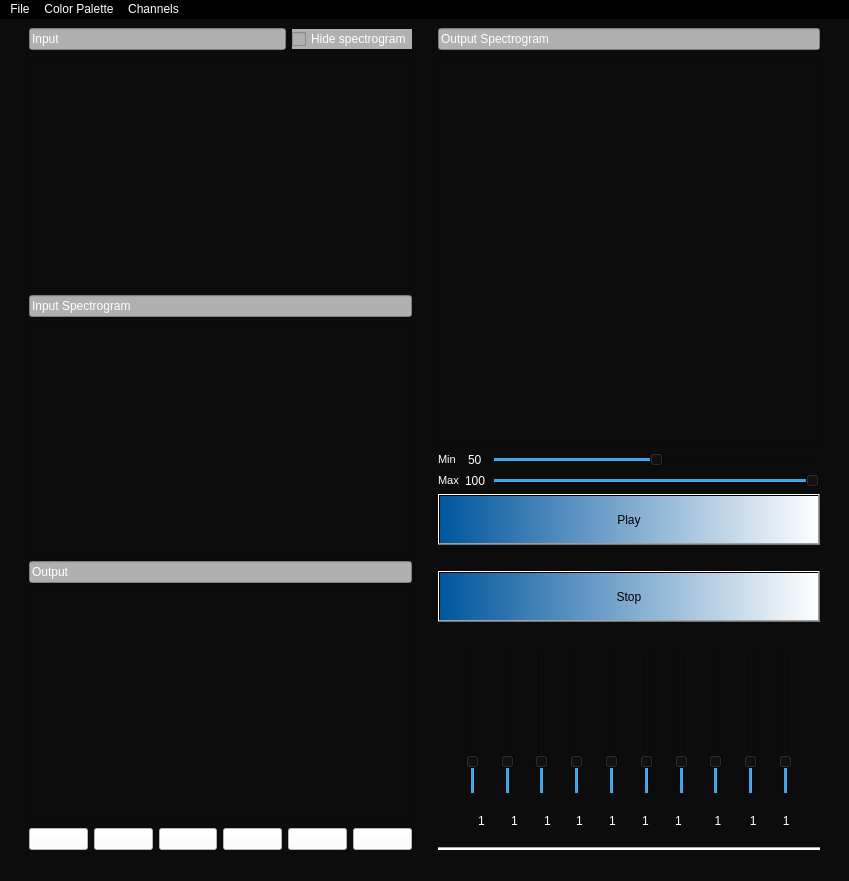
<?xml version="1.0" encoding="UTF-8"?>
<ui version="4.0">
 <class>MainWindow</class>
 <widget class="QMainWindow" name="MainWindow">
  <property name="geometry">
   <rect>
    <x>0</x>
    <y>0</y>
    <width>849</width>
    <height>881</height>
   </rect>
  </property>
  <property name="mouseTracking">
   <bool>true</bool>
  </property>
  <property name="windowTitle">
   <string>Equalizer</string>
  </property>
  <property name="accessibleName">
   <string/>
  </property>
  <property name="autoFillBackground">
   <bool>false</bool>
  </property>
  <property name="styleSheet">
   <string notr="true">background-color: rgb(12, 12, 12);
color: rgb(255, 255, 255);
</string>
  </property>
  <property name="unifiedTitleAndToolBarOnMac">
   <bool>false</bool>
  </property>
  <widget class="QWidget" name="centralwidget">
   <layout class="QHBoxLayout" name="horizontalLayout_2">
    <item>
     <spacer name="verticalSpacer_5">
      <property name="orientation">
       <enum>Qt::Vertical</enum>
      </property>
      <property name="sizeHint" stdset="0">
       <size>
        <width>20</width>
        <height>40</height>
       </size>
      </property>
     </spacer>
    </item>
    <item>
     <layout class="QGridLayout" name="gridLayout_6">
      <item row="1" column="0" colspan="2">
       <widget class="PlotWidget" name="InputSignal">
        <property name="sizePolicy">
         <sizepolicy hsizetype="Preferred" vsizetype="Preferred">
          <horstretch>0</horstretch>
          <verstretch>0</verstretch>
         </sizepolicy>
        </property>
       </widget>
      </item>
      <item row="0" column="1">
       <widget class="QCheckBox" name="show_ISpectroCh">
        <property name="styleSheet">
         <string notr="true">background-color: rgb(176, 176, 176);</string>
        </property>
        <property name="text">
         <string>Hide spectrogram</string>
        </property>
        <property name="shortcut">
         <string>Ctrl+H</string>
        </property>
       </widget>
      </item>
      <item row="3" column="0" colspan="2">
       <widget class="PlotWidget" name="InputSpectro">
        <property name="sizePolicy">
         <sizepolicy hsizetype="Preferred" vsizetype="Preferred">
          <horstretch>0</horstretch>
          <verstretch>0</verstretch>
         </sizepolicy>
        </property>
       </widget>
      </item>
      <item row="0" column="0">
       <widget class="QLineEdit" name="lineEdit_3">
        <property name="styleSheet">
         <string notr="true">background-color: rgb(176, 176, 176);</string>
        </property>
        <property name="text">
         <string>Input </string>
        </property>
       </widget>
      </item>
      <item row="5" column="0" colspan="2">
       <widget class="PlotWidget" name="OutputSignal">
        <property name="sizePolicy">
         <sizepolicy hsizetype="Preferred" vsizetype="Preferred">
          <horstretch>0</horstretch>
          <verstretch>0</verstretch>
         </sizepolicy>
        </property>
        <property name="styleSheet">
         <string notr="true"/>
        </property>
        <property name="backgroundBrush">
         <brush brushstyle="NoBrush">
          <color alpha="0">
           <red>0</red>
           <green>0</green>
           <blue>0</blue>
          </color>
         </brush>
        </property>
       </widget>
      </item>
      <item row="2" column="0" colspan="2">
       <widget class="QLineEdit" name="InputspectroLabel">
        <property name="styleSheet">
         <string notr="true">background-color: rgb(176, 176, 176);</string>
        </property>
        <property name="text">
         <string>Input Spectrogram</string>
        </property>
       </widget>
      </item>
      <item row="4" column="0" colspan="2">
       <widget class="QLineEdit" name="lineEdit_2">
        <property name="styleSheet">
         <string notr="true">background-color: rgb(176, 176, 176);</string>
        </property>
        <property name="text">
         <string>Output</string>
        </property>
       </widget>
      </item>
      <item row="6" column="0" colspan="2">
       <layout class="QHBoxLayout" name="sliderslayout_5">
        <item>
         <widget class="QPushButton" name="zoom_in">
          <property name="styleSheet">
           <string notr="true">QPushButton { background-color: white; }</string>
          </property>
          <property name="text">
           <string/>
          </property>
          <property name="icon">
           <iconset resource="img.qrc">
            <normaloff>:/img/zoomin.JPG</normaloff>:/img/zoomin.JPG</iconset>
          </property>
          <property name="iconSize">
           <size>
            <width>25</width>
            <height>25</height>
           </size>
          </property>
          <property name="shortcut">
           <string>Ctrl+=</string>
          </property>
         </widget>
        </item>
        <item>
         <widget class="QPushButton" name="zoom_out">
          <property name="styleSheet">
           <string notr="true">QPushButton { background-color: white; }</string>
          </property>
          <property name="text">
           <string/>
          </property>
          <property name="icon">
           <iconset resource="img.qrc">
            <normaloff>:/img/zoomout.JPG</normaloff>:/img/zoomout.JPG</iconset>
          </property>
          <property name="iconSize">
           <size>
            <width>25</width>
            <height>25</height>
           </size>
          </property>
          <property name="shortcut">
           <string>Ctrl+-</string>
          </property>
         </widget>
        </item>
        <item>
         <widget class="QPushButton" name="up_button">
          <property name="styleSheet">
           <string notr="true">QPushButton { background-color: white; }</string>
          </property>
          <property name="text">
           <string/>
          </property>
          <property name="icon">
           <iconset resource="img.qrc">
            <normaloff>:/img/uparrw-Copy.png</normaloff>:/img/uparrw-Copy.png</iconset>
          </property>
          <property name="iconSize">
           <size>
            <width>25</width>
            <height>25</height>
           </size>
          </property>
          <property name="shortcut">
           <string>Up</string>
          </property>
         </widget>
        </item>
        <item>
         <widget class="QPushButton" name="down_button">
          <property name="styleSheet">
           <string notr="true">QPushButton { background-color: white; }</string>
          </property>
          <property name="text">
           <string/>
          </property>
          <property name="icon">
           <iconset resource="img.qrc">
            <normaloff>:/img/dwnarrw.png</normaloff>:/img/dwnarrw.png</iconset>
          </property>
          <property name="iconSize">
           <size>
            <width>25</width>
            <height>25</height>
           </size>
          </property>
          <property name="shortcut">
           <string>Down</string>
          </property>
         </widget>
        </item>
        <item>
         <widget class="QPushButton" name="left_button">
          <property name="styleSheet">
           <string notr="true">QPushButton { background-color: white; }</string>
          </property>
          <property name="text">
           <string/>
          </property>
          <property name="icon">
           <iconset resource="img.qrc">
            <normaloff>:/img/larrw.png</normaloff>:/img/larrw.png</iconset>
          </property>
          <property name="iconSize">
           <size>
            <width>25</width>
            <height>25</height>
           </size>
          </property>
          <property name="shortcut">
           <string>Left</string>
          </property>
         </widget>
        </item>
        <item>
         <widget class="QPushButton" name="right_button">
          <property name="styleSheet">
           <string notr="true">QPushButton { background-color: white; }</string>
          </property>
          <property name="text">
           <string/>
          </property>
          <property name="icon">
           <iconset resource="img.qrc">
            <normaloff>:/img/Rarrw.png</normaloff>:/img/Rarrw.png</iconset>
          </property>
          <property name="iconSize">
           <size>
            <width>25</width>
            <height>25</height>
           </size>
          </property>
          <property name="shortcut">
           <string>Right</string>
          </property>
         </widget>
        </item>
       </layout>
      </item>
     </layout>
    </item>
    <item>
     <spacer name="verticalSpacer_4">
      <property name="orientation">
       <enum>Qt::Vertical</enum>
      </property>
      <property name="sizeHint" stdset="0">
       <size>
        <width>20</width>
        <height>40</height>
       </size>
      </property>
     </spacer>
    </item>
    <item>
     <layout class="QVBoxLayout" name="verticalLayout_6">
      <item>
       <layout class="QVBoxLayout" name="verticalLayout">
        <item>
         <widget class="QLineEdit" name="lineEdit_4">
          <property name="styleSheet">
           <string notr="true">background-color: rgb(176, 176, 176);</string>
          </property>
          <property name="text">
           <string>Output Spectrogram</string>
          </property>
         </widget>
        </item>
        <item>
         <widget class="PlotWidget" name="OutputSpectro">
          <property name="sizePolicy">
           <sizepolicy hsizetype="Preferred" vsizetype="Preferred">
            <horstretch>0</horstretch>
            <verstretch>0</verstretch>
           </sizepolicy>
          </property>
          <property name="sizeAdjustPolicy">
           <enum>QAbstractScrollArea::AdjustIgnored</enum>
          </property>
         </widget>
        </item>
        <item>
         <layout class="QVBoxLayout" name="verticalLayout_2">
          <item>
           <layout class="QGridLayout" name="gridLayout_2">
            <property name="sizeConstraint">
             <enum>QLayout::SetMinAndMaxSize</enum>
            </property>
            <item row="1" column="0">
             <layout class="QHBoxLayout" name="labelslayout_4">
              <item>
               <widget class="QLabel" name="SliderMaxLabel">
                <property name="font">
                 <font>
                  <family>MS Shell Dlg 2</family>
                  <pointsize>8</pointsize>
                  <weight>50</weight>
                  <italic>false</italic>
                  <bold>false</bold>
                 </font>
                </property>
                <property name="styleSheet">
                 <string notr="true">font: 8pt &quot;MS Shell Dlg 2&quot;;
color: rgb(255, 255, 255);</string>
                </property>
                <property name="text">
                 <string>Max</string>
                </property>
               </widget>
              </item>
              <item>
               <widget class="QLabel" name="GainMaxLabel">
                <property name="styleSheet">
                 <string notr="true">font: 8pt &quot;MS Shell Dlg 2&quot;;
color: rgb(255, 255, 255);</string>
                </property>
                <property name="text">
                 <string>100</string>
                </property>
               </widget>
              </item>
             </layout>
            </item>
            <item row="1" column="1">
             <widget class="QSlider" name="Slider_12">
              <property name="minimum">
               <number>0</number>
              </property>
              <property name="maximum">
               <number>100</number>
              </property>
              <property name="value">
               <number>100</number>
              </property>
              <property name="orientation">
               <enum>Qt::Horizontal</enum>
              </property>
             </widget>
            </item>
            <item row="0" column="0">
             <layout class="QHBoxLayout" name="labelslayout_3">
              <item>
               <widget class="QLabel" name="SliderMinLabel">
                <property name="font">
                 <font>
                  <family>MS Shell Dlg 2</family>
                  <pointsize>8</pointsize>
                  <weight>50</weight>
                  <italic>false</italic>
                  <bold>false</bold>
                 </font>
                </property>
                <property name="styleSheet">
                 <string notr="true">font: 8pt &quot;MS Shell Dlg 2&quot;;
color: rgb(255, 255, 255);</string>
                </property>
                <property name="text">
                 <string>Min  </string>
                </property>
               </widget>
              </item>
              <item>
               <widget class="QLabel" name="GainMinLabel">
                <property name="styleSheet">
                 <string notr="true">color: rgb(255, 255, 255);</string>
                </property>
                <property name="text">
                 <string>50</string>
                </property>
               </widget>
              </item>
             </layout>
            </item>
            <item row="0" column="1">
             <widget class="QSlider" name="Slider_11">
              <property name="maximum">
               <number>100</number>
              </property>
              <property name="value">
               <number>50</number>
              </property>
              <property name="orientation">
               <enum>Qt::Horizontal</enum>
              </property>
             </widget>
            </item>
           </layout>
          </item>
          <item>
           <layout class="QVBoxLayout" name="verticalLayout_3">
            <item>
             <widget class="QPushButton" name="Play_Button">
              <property name="enabled">
               <bool>true</bool>
              </property>
              <property name="sizePolicy">
               <sizepolicy hsizetype="Preferred" vsizetype="Preferred">
                <horstretch>0</horstretch>
                <verstretch>0</verstretch>
               </sizepolicy>
              </property>
              <property name="styleSheet">
               <string notr="true">background-color: qlineargradient(spread:pad, x1:0, y1:0, x2:1, y2:0, stop:0 rgba(0, 86, 158, 255), stop:1 rgba(255, 255, 255, 255));
color: rgb(0, 0, 0);
font: 63 14pt &quot;Yu Gothic UI Semibold&quot;;
</string>
              </property>
              <property name="text">
               <string>Play</string>
              </property>
              <property name="shortcut">
               <string>Alt+P</string>
              </property>
             </widget>
            </item>
            <item>
             <spacer name="horizontalSpacer">
              <property name="orientation">
               <enum>Qt::Horizontal</enum>
              </property>
              <property name="sizeHint" stdset="0">
               <size>
                <width>40</width>
                <height>20</height>
               </size>
              </property>
             </spacer>
            </item>
            <item>
             <widget class="QPushButton" name="Stop_Button">
              <property name="enabled">
               <bool>true</bool>
              </property>
              <property name="sizePolicy">
               <sizepolicy hsizetype="Preferred" vsizetype="Preferred">
                <horstretch>0</horstretch>
                <verstretch>0</verstretch>
               </sizepolicy>
              </property>
              <property name="styleSheet">
               <string notr="true">background-color: qlineargradient(spread:pad, x1:0, y1:0, x2:1, y2:0, stop:0 rgba(0, 86, 158, 255), stop:1 rgba(255, 255, 255, 255));
color: rgb(0, 0, 0);
font: 63 14pt &quot;Yu Gothic UI Semibold&quot;;

</string>
              </property>
              <property name="text">
               <string>Stop</string>
              </property>
              <property name="shortcut">
               <string>Alt+S</string>
              </property>
              <property name="flat">
               <bool>false</bool>
              </property>
             </widget>
            </item>
            <item>
             <spacer name="horizontalSpacer_2">
              <property name="orientation">
               <enum>Qt::Horizontal</enum>
              </property>
              <property name="sizeHint" stdset="0">
               <size>
                <width>40</width>
                <height>20</height>
               </size>
              </property>
             </spacer>
            </item>
           </layout>
          </item>
          <item>
           <layout class="QHBoxLayout" name="sliderslayout">
            <item>
             <spacer name="verticalSpacer_7">
              <property name="orientation">
               <enum>Qt::Vertical</enum>
              </property>
              <property name="sizeType">
               <enum>QSizePolicy::Minimum</enum>
              </property>
              <property name="sizeHint" stdset="0">
               <size>
                <width>20</width>
                <height>40</height>
               </size>
              </property>
             </spacer>
            </item>
            <item>
             <widget class="QSlider" name="Slider_1">
              <property name="sizePolicy">
               <sizepolicy hsizetype="Preferred" vsizetype="Preferred">
                <horstretch>0</horstretch>
                <verstretch>0</verstretch>
               </sizepolicy>
              </property>
              <property name="maximum">
               <number>5</number>
              </property>
              <property name="singleStep">
               <number>1</number>
              </property>
              <property name="value">
               <number>1</number>
              </property>
              <property name="orientation">
               <enum>Qt::Vertical</enum>
              </property>
             </widget>
            </item>
            <item>
             <widget class="QSlider" name="Slider_2">
              <property name="sizePolicy">
               <sizepolicy hsizetype="Preferred" vsizetype="Preferred">
                <horstretch>0</horstretch>
                <verstretch>0</verstretch>
               </sizepolicy>
              </property>
              <property name="maximum">
               <number>5</number>
              </property>
              <property name="value">
               <number>1</number>
              </property>
              <property name="sliderPosition">
               <number>1</number>
              </property>
              <property name="orientation">
               <enum>Qt::Vertical</enum>
              </property>
             </widget>
            </item>
            <item>
             <widget class="QSlider" name="Slider_3">
              <property name="sizePolicy">
               <sizepolicy hsizetype="Preferred" vsizetype="Preferred">
                <horstretch>0</horstretch>
                <verstretch>0</verstretch>
               </sizepolicy>
              </property>
              <property name="styleSheet">
               <string notr="true">color: qlineargradient(spread:pad, x1:0, y1:0, x2:1, y2:0, stop:0 rgba(0, 86, 158, 255), stop:1 rgba(255, 255, 255, 255));</string>
              </property>
              <property name="maximum">
               <number>5</number>
              </property>
              <property name="value">
               <number>1</number>
              </property>
              <property name="orientation">
               <enum>Qt::Vertical</enum>
              </property>
             </widget>
            </item>
            <item>
             <widget class="QSlider" name="Slider_4">
              <property name="sizePolicy">
               <sizepolicy hsizetype="Preferred" vsizetype="Preferred">
                <horstretch>0</horstretch>
                <verstretch>0</verstretch>
               </sizepolicy>
              </property>
              <property name="maximum">
               <number>5</number>
              </property>
              <property name="value">
               <number>1</number>
              </property>
              <property name="orientation">
               <enum>Qt::Vertical</enum>
              </property>
             </widget>
            </item>
            <item>
             <widget class="QSlider" name="Slider_5">
              <property name="sizePolicy">
               <sizepolicy hsizetype="Preferred" vsizetype="Preferred">
                <horstretch>0</horstretch>
                <verstretch>0</verstretch>
               </sizepolicy>
              </property>
              <property name="maximum">
               <number>5</number>
              </property>
              <property name="value">
               <number>1</number>
              </property>
              <property name="orientation">
               <enum>Qt::Vertical</enum>
              </property>
             </widget>
            </item>
            <item>
             <widget class="QSlider" name="Slider_6">
              <property name="sizePolicy">
               <sizepolicy hsizetype="Preferred" vsizetype="Preferred">
                <horstretch>0</horstretch>
                <verstretch>0</verstretch>
               </sizepolicy>
              </property>
              <property name="maximum">
               <number>5</number>
              </property>
              <property name="value">
               <number>1</number>
              </property>
              <property name="orientation">
               <enum>Qt::Vertical</enum>
              </property>
             </widget>
            </item>
            <item>
             <widget class="QSlider" name="Slider_7">
              <property name="sizePolicy">
               <sizepolicy hsizetype="Preferred" vsizetype="Preferred">
                <horstretch>0</horstretch>
                <verstretch>0</verstretch>
               </sizepolicy>
              </property>
              <property name="maximum">
               <number>5</number>
              </property>
              <property name="value">
               <number>1</number>
              </property>
              <property name="orientation">
               <enum>Qt::Vertical</enum>
              </property>
             </widget>
            </item>
            <item>
             <widget class="QSlider" name="Slider_8">
              <property name="sizePolicy">
               <sizepolicy hsizetype="Preferred" vsizetype="Preferred">
                <horstretch>0</horstretch>
                <verstretch>0</verstretch>
               </sizepolicy>
              </property>
              <property name="maximum">
               <number>5</number>
              </property>
              <property name="value">
               <number>1</number>
              </property>
              <property name="orientation">
               <enum>Qt::Vertical</enum>
              </property>
             </widget>
            </item>
            <item>
             <widget class="QSlider" name="Slider_9">
              <property name="sizePolicy">
               <sizepolicy hsizetype="Preferred" vsizetype="Preferred">
                <horstretch>0</horstretch>
                <verstretch>0</verstretch>
               </sizepolicy>
              </property>
              <property name="maximum">
               <number>5</number>
              </property>
              <property name="value">
               <number>1</number>
              </property>
              <property name="orientation">
               <enum>Qt::Vertical</enum>
              </property>
             </widget>
            </item>
            <item>
             <widget class="QSlider" name="Slider_10">
              <property name="sizePolicy">
               <sizepolicy hsizetype="Preferred" vsizetype="Preferred">
                <horstretch>0</horstretch>
                <verstretch>0</verstretch>
               </sizepolicy>
              </property>
              <property name="maximum">
               <number>5</number>
              </property>
              <property name="value">
               <number>1</number>
              </property>
              <property name="orientation">
               <enum>Qt::Vertical</enum>
              </property>
             </widget>
            </item>
            <item>
             <spacer name="verticalSpacer_8">
              <property name="orientation">
               <enum>Qt::Vertical</enum>
              </property>
              <property name="sizeType">
               <enum>QSizePolicy::Minimum</enum>
              </property>
              <property name="sizeHint" stdset="0">
               <size>
                <width>20</width>
                <height>40</height>
               </size>
              </property>
             </spacer>
            </item>
           </layout>
          </item>
          <item>
           <layout class="QHBoxLayout" name="horizontalLayout">
            <item>
             <spacer name="verticalSpacer_3">
              <property name="orientation">
               <enum>Qt::Vertical</enum>
              </property>
              <property name="sizeType">
               <enum>QSizePolicy::Maximum</enum>
              </property>
              <property name="sizeHint" stdset="0">
               <size>
                <width>20</width>
                <height>40</height>
               </size>
              </property>
             </spacer>
            </item>
            <item>
             <spacer name="verticalSpacer_2">
              <property name="orientation">
               <enum>Qt::Vertical</enum>
              </property>
              <property name="sizeType">
               <enum>QSizePolicy::Maximum</enum>
              </property>
              <property name="sizeHint" stdset="0">
               <size>
                <width>20</width>
                <height>40</height>
               </size>
              </property>
             </spacer>
            </item>
            <item>
             <widget class="QLabel" name="Gain1Label">
              <property name="styleSheet">
               <string notr="true">color: rgb(255, 255, 255);</string>
              </property>
              <property name="text">
               <string>1</string>
              </property>
             </widget>
            </item>
            <item>
             <widget class="QLabel" name="Gain2Label">
              <property name="styleSheet">
               <string notr="true">color: rgb(255, 255, 255);</string>
              </property>
              <property name="text">
               <string>1</string>
              </property>
             </widget>
            </item>
            <item>
             <widget class="QLabel" name="Gain3Label">
              <property name="styleSheet">
               <string notr="true">color: rgb(255, 255, 255);</string>
              </property>
              <property name="text">
               <string>1</string>
              </property>
             </widget>
            </item>
            <item>
             <widget class="QLabel" name="Gain4Label">
              <property name="styleSheet">
               <string notr="true">color: rgb(255, 255, 255);</string>
              </property>
              <property name="text">
               <string>1</string>
              </property>
             </widget>
            </item>
            <item>
             <widget class="QLabel" name="Gain5Label">
              <property name="styleSheet">
               <string notr="true">color: rgb(255, 255, 255);</string>
              </property>
              <property name="text">
               <string>1</string>
              </property>
             </widget>
            </item>
            <item>
             <widget class="QLabel" name="Gain6Label">
              <property name="styleSheet">
               <string notr="true">color: rgb(255, 255, 255);</string>
              </property>
              <property name="text">
               <string>1</string>
              </property>
             </widget>
            </item>
            <item>
             <widget class="QLabel" name="Gain7Label">
              <property name="toolTip">
               <string>&lt;html&gt;&lt;head/&gt;&lt;body&gt;&lt;p align=&quot;center&quot;&gt;&lt;br/&gt;&lt;/p&gt;&lt;/body&gt;&lt;/html&gt;</string>
              </property>
              <property name="styleSheet">
               <string notr="true">color: rgb(255, 255, 255);</string>
              </property>
              <property name="text">
               <string>1</string>
              </property>
             </widget>
            </item>
            <item>
             <widget class="QLabel" name="Gain8Label">
              <property name="styleSheet">
               <string notr="true">color: rgb(255, 255, 255);</string>
              </property>
              <property name="text">
               <string>  1</string>
              </property>
             </widget>
            </item>
            <item>
             <widget class="QLabel" name="Gain9Label">
              <property name="styleSheet">
               <string notr="true">color: rgb(255, 255, 255);</string>
              </property>
              <property name="text">
               <string>   1</string>
              </property>
             </widget>
            </item>
            <item>
             <widget class="QLabel" name="Gain10Label">
              <property name="styleSheet">
               <string notr="true">color: rgb(255, 255, 255);</string>
              </property>
              <property name="text">
               <string>   1</string>
              </property>
             </widget>
            </item>
            <item>
             <spacer name="verticalSpacer">
              <property name="orientation">
               <enum>Qt::Vertical</enum>
              </property>
              <property name="sizeType">
               <enum>QSizePolicy::Maximum</enum>
              </property>
              <property name="sizeHint" stdset="0">
               <size>
                <width>20</width>
                <height>40</height>
               </size>
              </property>
             </spacer>
            </item>
           </layout>
          </item>
         </layout>
        </item>
       </layout>
      </item>
      <item>
       <widget class="Line" name="line">
        <property name="styleSheet">
         <string notr="true">background-color: rgb(255, 255, 255);</string>
        </property>
        <property name="orientation">
         <enum>Qt::Horizontal</enum>
        </property>
       </widget>
      </item>
     </layout>
    </item>
    <item>
     <spacer name="verticalSpacer_6">
      <property name="orientation">
       <enum>Qt::Vertical</enum>
      </property>
      <property name="sizeHint" stdset="0">
       <size>
        <width>20</width>
        <height>40</height>
       </size>
      </property>
     </spacer>
    </item>
   </layout>
  </widget>
  <widget class="QMenuBar" name="menubar">
   <property name="geometry">
    <rect>
     <x>0</x>
     <y>0</y>
     <width>849</width>
     <height>26</height>
    </rect>
   </property>
   <property name="styleSheet">
    <string notr="true">background-color: rgb(0, 0, 0);
alternate-background-color: rgb(74, 74, 74);</string>
   </property>
   <widget class="QMenu" name="menufile">
    <property name="mouseTracking">
     <bool>true</bool>
    </property>
    <property name="tabletTracking">
     <bool>false</bool>
    </property>
    <property name="focusPolicy">
     <enum>Qt::NoFocus</enum>
    </property>
    <property name="autoFillBackground">
     <bool>false</bool>
    </property>
    <property name="styleSheet">
     <string notr="true">color: rgb(255, 255, 255);
background-color: rgb(80, 80, 80);</string>
    </property>
    <property name="title">
     <string>File</string>
    </property>
    <addaction name="action_new_win"/>
    <addaction name="action_open"/>
    <addaction name="action_clear"/>
    <addaction name="actionSave_as_PDF"/>
    <addaction name="actionClose"/>
   </widget>
   <widget class="QMenu" name="menuColor_Palette">
    <property name="styleSheet">
     <string notr="true">background-color: rgb(80, 80, 80);</string>
    </property>
    <property name="title">
     <string>Color Palette</string>
    </property>
    <addaction name="actionPalette_1"/>
    <addaction name="actionPalette_2"/>
    <addaction name="actionPalette_3"/>
    <addaction name="actionPalette_4"/>
    <addaction name="actionPalette_5"/>
   </widget>
   <widget class="QMenu" name="menuChannels">
    <property name="styleSheet">
     <string notr="true">background-color: rgb(80, 80, 80);</string>
    </property>
    <property name="title">
     <string>Channels</string>
    </property>
    <addaction name="InputCh"/>
    <addaction name="ISpectroCh"/>
    <addaction name="OutputCh"/>
    <addaction name="OSpectroCh"/>
   </widget>
   <addaction name="menufile"/>
   <addaction name="menuColor_Palette"/>
   <addaction name="menuChannels"/>
  </widget>
  <widget class="QStatusBar" name="statusbar"/>
  <action name="action_new_win">
   <property name="text">
    <string>New Window</string>
   </property>
   <property name="toolTip">
    <string>New Window</string>
   </property>
   <property name="shortcut">
    <string>Ctrl+N</string>
   </property>
  </action>
  <action name="action_open">
   <property name="text">
    <string>Open</string>
   </property>
   <property name="shortcut">
    <string>Alt+O</string>
   </property>
  </action>
  <action name="action_save">
   <property name="text">
    <string>Save</string>
   </property>
   <property name="shortcut">
    <string>Ctrl+S</string>
   </property>
  </action>
  <action name="action_clear">
   <property name="text">
    <string>Clear</string>
   </property>
   <property name="toolTip">
    <string>Clear</string>
   </property>
   <property name="shortcut">
    <string>Ctrl+C</string>
   </property>
  </action>
  <action name="actionPalette_2">
   <property name="text">
    <string>Palette 2</string>
   </property>
   <property name="shortcut">
    <string>Alt+2</string>
   </property>
  </action>
  <action name="actionPalette_1">
   <property name="text">
    <string>Palette 1</string>
   </property>
   <property name="shortcut">
    <string>Alt+1</string>
   </property>
  </action>
  <action name="actionPalette_3">
   <property name="text">
    <string>Palette 3</string>
   </property>
   <property name="shortcut">
    <string>Alt+3</string>
   </property>
  </action>
  <action name="actionPalette_4">
   <property name="text">
    <string>Palette 4 </string>
   </property>
   <property name="shortcut">
    <string>Alt+4</string>
   </property>
  </action>
  <action name="actionPalette_5">
   <property name="text">
    <string>Palette 5</string>
   </property>
   <property name="shortcut">
    <string>Alt+5</string>
   </property>
  </action>
  <action name="actionSave_as_PDF">
   <property name="text">
    <string>Save as PDF</string>
   </property>
   <property name="shortcut">
    <string>Ctrl+Shift+S</string>
   </property>
  </action>
  <action name="InputCh">
   <property name="checkable">
    <bool>true</bool>
   </property>
   <property name="text">
    <string>InputChannel</string>
   </property>
   <property name="shortcut">
    <string>Ctrl+1</string>
   </property>
  </action>
  <action name="ISpectroCh">
   <property name="checkable">
    <bool>true</bool>
   </property>
   <property name="text">
    <string>InputSpectroChannel</string>
   </property>
   <property name="shortcut">
    <string>Ctrl+2</string>
   </property>
  </action>
  <action name="OutputCh">
   <property name="checkable">
    <bool>true</bool>
   </property>
   <property name="text">
    <string>OutputChannel</string>
   </property>
   <property name="shortcut">
    <string>Ctrl+3</string>
   </property>
  </action>
  <action name="OSpectroCh">
   <property name="checkable">
    <bool>true</bool>
   </property>
   <property name="text">
    <string>OutputSpectroChannel</string>
   </property>
   <property name="shortcut">
    <string>Ctrl+4</string>
   </property>
  </action>
  <action name="actionClose">
   <property name="text">
    <string>Close</string>
   </property>
   <property name="shortcut">
    <string>Ctrl+X</string>
   </property>
  </action>
  <action name="actiontemp">
   <property name="text">
    <string>temp</string>
   </property>
   <property name="shortcut">
    <string>Alt+6</string>
   </property>
  </action>
 </widget>
 <customwidgets>
  <customwidget>
   <class>PlotWidget</class>
   <extends>QGraphicsView</extends>
   <header>pyqtgraph</header>
   <container>1</container>
   <slots>
    <signal>signal1()</signal>
    <slot>slot1()</slot>
   </slots>
  </customwidget>
 </customwidgets>
 <resources>
  <include location="img.qrc"/>
 </resources>
 <connections/>
</ui>
